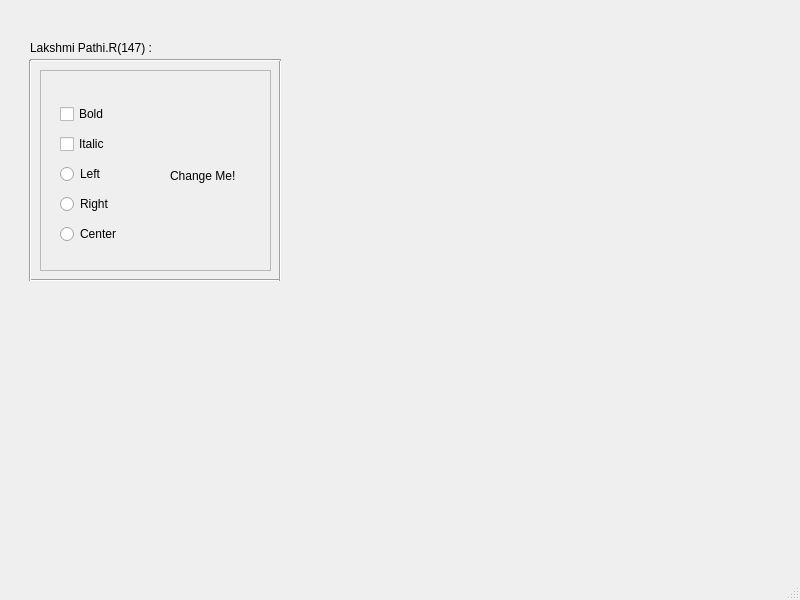
<?xml version="1.0" encoding="UTF-8"?>
<ui version="4.0">
 <class>MainWindow</class>
 <widget class="QMainWindow" name="MainWindow">
  <property name="geometry">
   <rect>
    <x>0</x>
    <y>0</y>
    <width>800</width>
    <height>600</height>
   </rect>
  </property>
  <property name="windowTitle">
   <string>MainWindow</string>
  </property>
  <widget class="QWidget" name="centralwidget">
   <widget class="QFrame" name="frame">
    <property name="geometry">
     <rect>
      <x>40</x>
      <y>70</y>
      <width>231</width>
      <height>201</height>
     </rect>
    </property>
    <property name="frameShape">
     <enum>QFrame::StyledPanel</enum>
    </property>
    <property name="frameShadow">
     <enum>QFrame::Raised</enum>
    </property>
    <widget class="QLabel" name="label">
     <property name="geometry">
      <rect>
       <x>130</x>
       <y>90</y>
       <width>91</width>
       <height>31</height>
      </rect>
     </property>
     <property name="text">
      <string>Change Me!</string>
     </property>
    </widget>
    <widget class="QWidget" name="layoutWidget">
     <property name="geometry">
      <rect>
       <x>20</x>
       <y>30</y>
       <width>81</width>
       <height>151</height>
      </rect>
     </property>
     <layout class="QVBoxLayout" name="verticalLayout">
      <item>
       <widget class="QCheckBox" name="checkBox_1">
        <property name="text">
         <string>Bold</string>
        </property>
       </widget>
      </item>
      <item>
       <widget class="QCheckBox" name="checkBox_2">
        <property name="text">
         <string>Italic</string>
        </property>
       </widget>
      </item>
      <item>
       <widget class="QRadioButton" name="radioButton_1">
        <property name="text">
         <string>Left</string>
        </property>
       </widget>
      </item>
      <item>
       <widget class="QRadioButton" name="radioButton_2">
        <property name="text">
         <string>Right</string>
        </property>
       </widget>
      </item>
      <item>
       <widget class="QRadioButton" name="radioButton_3">
        <property name="text">
         <string>Center</string>
        </property>
       </widget>
      </item>
     </layout>
    </widget>
    <widget class="Line" name="line_4">
     <property name="geometry">
      <rect>
       <x>0</x>
       <y>-17</y>
       <width>231</width>
       <height>31</height>
      </rect>
     </property>
     <property name="orientation">
      <enum>Qt::Horizontal</enum>
     </property>
    </widget>
   </widget>
   <widget class="Line" name="line">
    <property name="geometry">
     <rect>
      <x>30</x>
      <y>270</y>
      <width>251</width>
      <height>20</height>
     </rect>
    </property>
    <property name="orientation">
     <enum>Qt::Horizontal</enum>
    </property>
   </widget>
   <widget class="Line" name="line_3">
    <property name="geometry">
     <rect>
      <x>260</x>
      <y>60</y>
      <width>41</width>
      <height>221</height>
     </rect>
    </property>
    <property name="orientation">
     <enum>Qt::Vertical</enum>
    </property>
   </widget>
   <widget class="Line" name="line_2">
    <property name="geometry">
     <rect>
      <x>30</x>
      <y>50</y>
      <width>251</width>
      <height>21</height>
     </rect>
    </property>
    <property name="orientation">
     <enum>Qt::Horizontal</enum>
    </property>
   </widget>
   <widget class="Line" name="line_5">
    <property name="geometry">
     <rect>
      <x>20</x>
      <y>60</y>
      <width>20</width>
      <height>221</height>
     </rect>
    </property>
    <property name="orientation">
     <enum>Qt::Vertical</enum>
    </property>
   </widget>
   <widget class="QLabel" name="label_2">
    <property name="geometry">
     <rect>
      <x>30</x>
      <y>40</y>
      <width>121</width>
      <height>16</height>
     </rect>
    </property>
    <property name="text">
     <string>Lakshmi Pathi.R(147) :</string>
    </property>
   </widget>
  </widget>
  <widget class="QMenuBar" name="menubar">
   <property name="geometry">
    <rect>
     <x>0</x>
     <y>0</y>
     <width>800</width>
     <height>21</height>
    </rect>
   </property>
  </widget>
  <widget class="QStatusBar" name="statusbar"/>
 </widget>
 <resources/>
 <connections/>
</ui>
